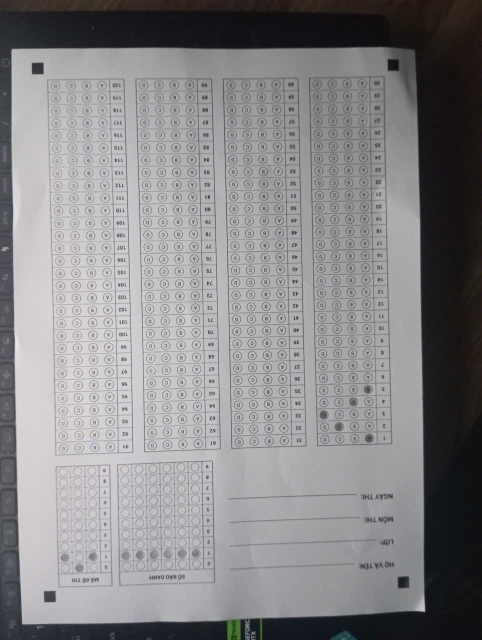
#> input picture resources/images/mau_in/z7951713500135_d9a7672142e883c93373241b8fcc8115.jpg, 963 x 1280 px (shown at 1/2 size); its folder holds only this picture in this run
$ python -i document_aligner.py   (imports and definitions only)
#> lines starting #> are read from the running program, lines starting #| are printed output that depends on the picture; after the words box and inside, x2 and y2 are one past the last pixel; in counts of white or black regions, pixels touching at a corner belong together
### image_processing/alignment/precrop.py
import cv2
import numpy as np
from image_processing.utils.image_utils import to_grayscale
from image_processing.utils.geometry_utils import order_points

def crop_paper_from_background(image, log_txt):
    """
    Tiền-tiền xử lý (Pre-cropping): Dùng 3 vòng bảo vệ Toán học để tìm và cắt tờ giấy khỏi nền.
    - Vòng 1: Bilateral Filter + Auto-Canny (Xử lý nhiễu ánh sáng/hoa văn mặt bàn).
    - Vòng 2: Adaptive Epsilon (Ép buộc approxPolyDP tìm ra 4 góc bằng cách nới lỏng sai số).
    - Vòng 3: Extreme Points (Lấy vỏ bọc Convex Hull và ép 4 điểm Cực Hạn làm 4 góc).
    Nếu tất cả đều thất bại, trả về ảnh gốc (Fallback).
    """
    height, width = image.shape[:2]
    image_area = width * height

    gray = to_grayscale(image)

    # 1. Bilateral Filter: Làm mịn vân gỗ, nhiễu hột nhưng GIỮ LẠI ĐỘ SẮC NÉT của mép giấy
    blurred = cv2.bilateralFilter(gray, 9, 75, 75)

    cv2.imwrite(log_txt.replace(".txt", "_precrop_blurred.jpg"), blurred)

    # Auto-Canny: Tự động căn ngưỡng Canny dựa trên độ chói trung bình của ảnh
    v = np.median(blurred)
    sigma = 0.33
    lower = int(max(0, (1.0 - sigma) * v))
    upper = int(min(255, (1.0 + sigma) * v))
    edges = cv2.Canny(blurred, lower, upper)

    # Dilation để nối liền các nét đứt ở mép giấy
    kernel = cv2.getStructuringElement(cv2.MORPH_RECT, (5, 5))
    edges = cv2.dilate(edges, kernel, iterations=1)

    cnts, _ = cv2.findContours(edges, cv2.RETR_EXTERNAL, cv2.CHAIN_APPROX_SIMPLE)
    cnts = sorted(cnts, key=cv2.contourArea, reverse=True)[:5]

    paper_contour = None

    for c in cnts:
        area = cv2.contourArea(c)
        # Bỏ qua những cụm rác quá nhỏ (< 20% diện tích bức hình)
        if area < image_area * 0.2:
            continue

        peri = cv2.arcLength(c, True)

        # 2. Vòng lặp Ép Góc (Adaptive Epsilon)
        found_4_pts = False
        for eps_ratio in np.arange(0.01, 0.1, 0.01):
            approx = cv2.approxPolyDP(c, eps_ratio * peri, True)
            if len(approx) == 4:
                paper_contour = approx
                found_4_pts = True
                with open(log_txt, "a", encoding="utf-8") as f:
                    f.write(f"[PRE-CROP] Tìm thấy viền giấy hoàn hảo ở sai số epsilon={eps_ratio:.2f}\n")
                break

        if found_4_pts:
            break

        # 3. Chốt chặn Cực Hạn (Convex Hull + Extreme Points Fallback)
        hull = cv2.convexHull(c)
        hull_pts = hull[:, 0, :]

        if len(hull_pts) >= 4:
            rect = np.zeros((4, 2), dtype="float32")
            s = hull_pts.sum(axis=1)
            rect[0] = hull_pts[np.argmin(s)] # Trái-Trên (TL)
            rect[2] = hull_pts[np.argmax(s)] # Phải-Dưới (BR)

            diff = np.diff(hull_pts, axis=1)
            rect[1] = hull_pts[np.argmin(diff)] # Phải-Trên (TR)
            rect[3] = hull_pts[np.argmin(diff)] # Trái-Dưới (BL)

            quad_area = cv2.contourArea(rect)
            if quad_area > image_area * 0.2:
                paper_contour = np.array([rect[0], rect[1], rect[2], rect[3]], dtype="float32").reshape(4, 1, 2)
                with open(log_txt, "a", encoding="utf-8") as f:
                    f.write("[PRE-CROP] Cứu vớt thành công bằng Convex Hull Extreme Points!\n")
                break

    if paper_contour is not None:
        pts = paper_contour.reshape(4, 2).astype("float32")
        rect = order_points(pts)

        (tl, tr, br, bl) = rect
        w1 = np.sqrt(((br[0] - bl[0]) ** 2) + ((br[1] - bl[1]) ** 2))
        w2 = np.sqrt(((tr[0] - tl[0]) ** 2) + ((tr[1] - tl[1]) ** 2))
        maxWidth = max(int(w1), int(w2))

        h1 = np.sqrt(((tr[0] - br[0]) ** 2) + ((tr[1] - br[1]) ** 2))
        h2 = np.sqrt(((tl[0] - bl[0]) ** 2) + ((tl[1] - bl[1]) ** 2))
        maxHeight = max(int(h1), int(h2))

        dst = np.array([
            [0, 0],
            [maxWidth - 1, 0],
            [maxWidth - 1, maxHeight - 1],
            [0, maxHeight - 1]
        ], dtype="float32")

        M = cv2.getPerspectiveTransform(rect, dst)
        warped = cv2.warpPerspective(image, M, (maxWidth, maxHeight))

        with open(log_txt, "a", encoding="utf-8") as f:
            f.write(f"[PRE-CROP] Đã cắt thẳng tờ giấy. Kích thước mới: {maxWidth}x{maxHeight}\n")

        return warped

    with open(log_txt, "a", encoding="utf-8") as f:
        f.write("[PRE-CROP] Thất bại! Kể cả dùng Convex Hull cũng không tìm được viền giấy. Giữ nguyên ảnh gốc.\n")

    return image

### image_processing/utils/image_utils.py
import cv2
import numpy as np

def to_grayscale(image: np.ndarray) -> np.ndarray:
    """Chuyển đổi ảnh sang ảnh xám an toàn, chống lặp lại code ở nhiều nơi."""
    if len(image.shape) == 3:
        return cv2.cvtColor(image, cv2.COLOR_BGR2GRAY)
    return image

### image_processing/alignment/geometric_search.py
import cv2
import numpy as np
import itertools
import tempfile
import os

from image_processing.utils.geometry_utils import angle_between
from image_processing.alignment.ai_helper import get_ai_paper_bounding_box

def _get_debug_paths(debug_dir, debug_prefix):
    if debug_dir and os.path.exists(debug_dir):
        return (os.path.join(debug_dir, f"{debug_prefix}align_debug.txt"),
                os.path.join(debug_dir, f"{debug_prefix}debug_align.jpg"))
    temp_dir = tempfile.gettempdir()
    return (os.path.join(temp_dir, f"{debug_prefix}align_debug.txt"),
            os.path.join(temp_dir, f"{debug_prefix}debug_align.jpg"))

# [23 lines left out: functions _point_to_line_dist, _line_angle_diff, _line_intersection, not called in this run]


def fix_corners(pts, gray, debug_dir=None, debug_prefix=""):
    """
    pts: numpy array shape (4, 2), ordered as TL, TR, BR, BL
    Kiểm tra tứ giác, nếu bị méo (do bắt nhầm góc), tự động suy luận tọa độ và tìm lại góc bị sai.
    Hỗ trợ tự chữa lành tối đa 2 góc.
    """
    log_txt, _ = _get_debug_paths(debug_dir, debug_prefix)

    for attempt in range(2):
        angles = []
        angles.append(angle_between(pts[3], pts[0], pts[1])) # TL
        angles.append(angle_between(pts[0], pts[1], pts[2])) # TR
        angles.append(angle_between(pts[1], pts[2], pts[3])) # BR
        angles.append(angle_between(pts[2], pts[3], pts[0])) # BL

        if min(angles) > 75 and max(angles) < 105:
            return pts

        bad_idx = int(np.argmax(np.abs(np.array(angles) - 90)))

        with open(log_txt, "a", encoding="utf-8") as f:
            f.write(f"\n[GEOMETRIC HEALING] Attempt {attempt+1}. Bad quad detected. Angles: {np.round(angles, 1)}\n")
            f.write(f"Bad corner index: {bad_idx} (Angle: {angles[bad_idx]:.1f})\n")

        prev_idx = (bad_idx - 1) % 4
        next_idx = (bad_idx + 1) % 4
        opp_idx  = (bad_idx + 2) % 4

        P_prev = pts[prev_idx]
        P_next = pts[next_idx]
        P_opp  = pts[opp_idx]

        P_pred = P_prev + P_next - P_opp

        with open(log_txt, "a", encoding="utf-8") as f:
            f.write(f"Predicted coordinate: {P_pred}\n")

        h, w = gray.shape
        r = 250
        sx = int(max(0, P_pred[0] - r))
        ex = int(min(w, P_pred[0] + r))
        sy = int(max(0, P_pred[1] - r))
        ey = int(min(h, P_pred[1] + r))

        roi = gray[sy:ey, sx:ex]
        if roi.size == 0: return pts

        _, roi_thresh = cv2.threshold(roi, 0, 255, cv2.THRESH_BINARY_INV + cv2.THRESH_OTSU)
        roi_thresh = cv2.medianBlur(roi_thresh, 3)

        cnts, _ = cv2.findContours(roi_thresh, cv2.RETR_EXTERNAL, cv2.CHAIN_APPROX_SIMPLE)

        best_pt = None
        min_dist = float('inf')

        for c in cnts:
            area = cv2.contourArea(c)
            if area < 50: continue

            M = cv2.moments(c)
            if M["m00"] == 0: continue
            cx_roi = int(M["m10"] / M["m00"])
            cy_roi = int(M["m01"] / M["m00"])

            cx = sx + cx_roi
            cy = sy + cy_roi

            dist = np.hypot(cx - P_pred[0], cy - P_pred[1])
            if dist < min_dist:
                min_dist = dist
                best_pt = [cx, cy]

        if best_pt is not None:
            pts[bad_idx] = best_pt
            with open(log_txt, "a", encoding="utf-8") as f:
                f.write(f"Healing attempt found contour! Replaced with: {best_pt} (Dist: {min_dist:.1f})\n")
        else:
            with open(log_txt, "a", encoding="utf-8") as f:
                f.write("Healing failed! No suitable contour found in ROI.\n")
            break

    return pts

def find_best_geometric_quad(candidates, image, log_txt, debug_dir=None, debug_prefix="", use_ai=False, debug_img=None):
    """
    Thuật toán Hình Học Tổ Hợp:
    - Lấy top 5 điểm gần 4 góc của ảnh nhất.
    - Duyệt qua mọi tổ hợp 4 góc để chọn ra tứ giác vuông vức nhất và có kích thước góc đều nhất.
    - Nếu có sự tranh chấp (nhiều tổ hợp có điểm tương đương), gọi AI U2Net để tìm Bounding Box và phân xử.
    """
    if len(candidates) < 3:
        return candidates

    height, width = image.shape[:2]
    gray = cv2.cvtColor(image, cv2.COLOR_BGR2GRAY) if len(image.shape) == 3 else image

    tl_pool = sorted(candidates, key=lambda c: np.hypot(c[0] - 0, c[1] - 0))[:5]
    tr_pool = sorted(candidates, key=lambda c: np.hypot(c[0] - width, c[1] - 0))[:5]
    bl_pool = sorted(candidates, key=lambda c: np.hypot(c[0] - 0, c[1] - height))[:5]

    def calculate_quad_score(quad, relaxed=False):
        p_tl, p_tr, p_br, p_bl = quad

        pts = np.array([p_tl[:2], p_tr[:2], p_br[:2], p_bl[:2]], dtype=float)

        angles = [
            angle_between(pts[3], pts[0], pts[1]), # TL
            angle_between(pts[0], pts[1], pts[2]), # TR
            angle_between(pts[1], pts[2], pts[3]), # BR
            angle_between(pts[2], pts[3], pts[0])  # BL
        ]

        if min(angles) < 70 or max(angles) > 110:
            return -1, pts, 0

        # Diện tích của tứ giác tạo bởi 4 điểm này (Càng lớn tức là càng bung ra ngoài mép)
        quad_area = cv2.contourArea(np.array(pts, dtype=np.float32))
        if quad_area < (width * height) * 0.1:
            return -1, pts, 0

        # Kiểm tra độ đồng đều diện tích của 4 CHẤM ĐEN
        areas = sorted([p_tl[2], p_tr[2], p_br[2], p_bl[2]])
        large_areas_ratio = areas[3] / (areas[1] + 1e-6)

        # Ngưỡng tỷ lệ diện tích
        max_ratio = 6.0 if relaxed else 3.0
        if large_areas_ratio > max_ratio:
            return -1, pts, 0

        # Tính điểm phạt
        angle_diff = sum(abs(a - 90) for a in angles) / 4.0
        h_rect = max(np.linalg.norm(pts[3] - pts[0]), np.linalg.norm(pts[2] - pts[1]))
        w_rect = max(np.linalg.norm(pts[1] - pts[0]), np.linalg.norm(pts[2] - pts[3]))
        aspect_ratio = h_rect / (w_rect + 1e-6)
        aspect_penalty_factor = 0.3 if relaxed else 0.5
        aspect_penalty = abs(aspect_ratio - 1.414) * aspect_penalty_factor
        angle_penalty_factor = 0.03 if relaxed else 0.05
        area_penalty_factor = 0.02 if relaxed else 0.05
        penalty_factor = 1.0 - (angle_diff * angle_penalty_factor) - (large_areas_ratio * area_penalty_factor) - aspect_penalty
        if penalty_factor <= 0:
            return -1, pts, 0
        return quad_area * penalty_factor, pts, penalty_factor

    quad_candidates = []
    if len(candidates) >= 4:
        br_pool = sorted(candidates, key=lambda c: np.hypot(c[0] - width, c[1] - height))[:5]
        for p_tl, p_tr, p_bl, p_br in itertools.product(tl_pool, tr_pool, bl_pool, br_pool):
            if len(set([ (p[0], p[1]) for p in [p_tl, p_tr, p_bl, p_br] ])) == 4:
                quad_candidates.append([p_tl, p_tr, p_br, p_bl])

    for p_tl, p_tr, p_bl in itertools.product(tl_pool, tr_pool, bl_pool):
        if len(set([ (p[0], p[1]) for p in [p_tl, p_tr, p_bl] ])) < 3: continue
        pred_br_x = p_tr[0] + p_bl[0] - p_tl[0]
        pred_br_y = p_tr[1] + p_bl[1] - p_tl[1]
        roi_size = 150
        sx = int(max(0, pred_br_x - roi_size))
        ex = int(min(width, pred_br_x + roi_size))
        sy = int(max(0, pred_br_y - roi_size))
        ey = int(min(height, pred_br_y + roi_size))
        roi = gray[sy:ey, sx:ex]
        if roi.size == 0: continue
        _, roi_thresh = cv2.threshold(roi, 0, 255, cv2.THRESH_BINARY_INV + cv2.THRESH_OTSU)
        cnts, _ = cv2.findContours(roi_thresh, cv2.RETR_EXTERNAL, cv2.CHAIN_APPROX_SIMPLE)
        best_tiny = None
        min_dist = float('inf')
        for c in cnts:
            area = cv2.contourArea(c)
            if area < 30 or area > 5000: continue
            x, y, w, h = cv2.boundingRect(c)
            aspect_ratio = float(w) / h if h != 0 else 0
            extent = area / float(w * h)
            if 0.5 <= aspect_ratio <= 2.0 and extent > 0.5:
                M = cv2.moments(c)
                if M["m00"] != 0:
                    cx = sx + int(M["m10"] / M["m00"])
                    cy = sy + int(M["m01"] / M["m00"])
                    dist = np.hypot(cx - pred_br_x, cy - pred_br_y)
                    if dist < min_dist:
                        min_dist = dist
                        best_tiny = (cx, cy, area)
        if best_tiny:
            quad_candidates.append([p_tl, p_tr, best_tiny, p_bl])
        else:
            # Tự động nội suy góc thứ 4 để tạo thành hình bình hành
            quad_candidates.append([p_tl, p_tr, (pred_br_x, pred_br_y, 0), p_bl])

    valid_quads = []
    for quad in quad_candidates:
        score, pts, pf = calculate_quad_score(quad, relaxed=False)
        if score > 0:
            valid_quads.append({'quad': quad, 'pts': np.array(pts, dtype=np.float32), 'score': score, 'pf': pf})

    if len(valid_quads) > 0:
        valid_quads.sort(key=lambda x: x['score'], reverse=True)
        best = valid_quads[0]
        best_quad_area = cv2.contourArea(best['pts'])

        # Fast Search chỉ thành công nếu tứ giác đạt độ tin cậy hình học cao (không bị méo mó quá nhiều)
        # Nếu penalty_factor < 0.75, có thể là nó đang bắt nhầm bong bóng bên trong do ảnh bị chụp nghiêng (Perspective Zoom)
        if best_quad_area > (width * height) * 0.2 and best['pf'] > 0.75:
            with open(log_txt, "a", encoding="utf-8") as f:
                f.write(f"[GEOMETRIC SEARCH] Tìm thấy bằng FAST SEARCH: Score={best['score']:.0f}, PenaltyFactor={best['pf']:.2f}\n")
            return best['quad']

    with open(log_txt, "a", encoding="utf-8") as f:
        f.write("[GEOMETRIC SEARCH] Fast Search thất bại hoặc bị bóp méo hình học. Kích hoạt ROBUST SEARCH...\n")

    quad_candidates_robust = []
    for p_tl, p_tr, p_bl in itertools.product(tl_pool, tr_pool, bl_pool):
        if len(set([ (p[0], p[1]) for p in [p_tl, p_tr, p_bl] ])) < 3: continue

        pred_br_x = p_tr[0] + p_bl[0] - p_tl[0]
        pred_br_y = p_tr[1] + p_bl[1] - p_tl[1]

        sx = int(max(0, min(p_tr[0], p_bl[0]) - 150))
        sy = int(max(0, min(p_tr[1], p_bl[1]) - 150))
        ex = width
        ey = height
        if debug_img is not None:
            cv2.rectangle(debug_img, (sx, sy), (ex, ey), (0, 255, 255), 2)
        roi = gray[sy:ey, sx:ex]

        found_robust = False
        if roi.size > 0:
            _, roi_thresh = cv2.threshold(roi, 0, 255, cv2.THRESH_BINARY_INV + cv2.THRESH_OTSU)
            cnts, _ = cv2.findContours(roi_thresh, cv2.RETR_EXTERNAL, cv2.CHAIN_APPROX_SIMPLE)
            for c in cnts:
                area = cv2.contourArea(c)
                if area < 20 or area > 20000: continue
                x, y, w, h = cv2.boundingRect(c)
                aspect_ratio = float(w) / h if h != 0 else 0
                extent = area / float(w * h)
                if 0.3 <= aspect_ratio <= 3.0 and extent > 0.3:
                    M = cv2.moments(c)
                    if M["m00"] != 0:
                        cx = sx + int(M["m10"] / M["m00"])
                        cy = sy + int(M["m01"] / M["m00"])
                        if np.hypot(cx - p_tl[0], cy - p_tl[1]) < 100: continue
                        if np.hypot(cx - p_tr[0], cy - p_tr[1]) < 100: continue
                        if np.hypot(cx - p_bl[0], cy - p_bl[1]) < 100: continue
                        quad_candidates_robust.append([p_tl, p_tr, (cx, cy, area), p_bl])
                        found_robust = True

        if not found_robust:
            # Tự động nội suy góc thứ 4 cho ROBUST SEARCH
            quad_candidates_robust.append([p_tl, p_tr, (pred_br_x, pred_br_y, 0), p_bl])

    valid_quads_robust = []
    for quad in quad_candidates_robust:
        score, pts, pf = calculate_quad_score(quad, relaxed=True)
        if score > 0:
            valid_quads_robust.append({'quad': quad, 'pts': np.array(pts, dtype=np.float32), 'score': score, 'pf': pf})

    if len(valid_quads_robust) == 0:
        with open(log_txt, "a", encoding="utf-8") as f:
            f.write("[GEOMETRIC SEARCH] ROBUST SEARCH không tìm thấy góc phù hợp!\n")
        return []

    valid_quads_robust.sort(key=lambda x: x['score'], reverse=True)
    top_candidates = valid_quads_robust[:3]
    if len(top_candidates) == 1:
        with open(log_txt, "a", encoding="utf-8") as f:
            f.write(f"[GEOMETRIC SEARCH] Tìm thấy bằng ROBUST SEARCH: {top_candidates[0]['score']:.2f}\n")
        return top_candidates[0]['quad']

    if not use_ai:
        with open(log_txt, "a", encoding="utf-8") as f:
            f.write(f"[GEOMETRIC SEARCH] TRANH CHẤP: Có {len(top_candidates)} ứng cử viên nhưng AI bị tắt.\n")
        return top_candidates[0]['quad']

    with open(log_txt, "a", encoding="utf-8") as f:
        f.write(f"[GEOMETRIC SEARCH] TRANH CHẤP: Có {len(top_candidates)} ứng cử viên. Gọi AI Silueta!\n")

    bbox = get_ai_paper_bounding_box(image, log_txt, debug_prefix)
    if bbox is not None:
        bx, by, bw, bh = bbox
        best_ai_score = -999999
        best_quad = None
        for cand in top_candidates:
            pts = cand['pts']
            ai_score = 0
            ai_corners = [np.array([bx, by]), np.array([bx + bw, by]), np.array([bx + bw, by + bh]), np.array([bx, by + bh])]
            for i, pt in enumerate(pts):
                dist = np.linalg.norm(np.array([pt[0], pt[1]]) - ai_corners[i])
                ai_score -= dist
            with open(log_txt, "a", encoding="utf-8") as f:
                f.write(f" - Ứng cử viên {pts.tolist()}: BaseScore={cand['score']:.0f}, AI_Score={ai_score:.1f}\n")
            if ai_score > best_ai_score:
                best_ai_score = ai_score
                best_quad = cand['quad']
        with open(log_txt, "a", encoding="utf-8") as f:
            f.write(f"[GEOMETRIC SEARCH] AI đã chọn xong tổ hợp có AI_Score cao nhất: {best_ai_score:.1f}\n")

        # LƯU ẢNH LOG CHO AI NẾU CÓ ẢNH GỐC
        if image is not None:
            debug_img = image.copy()
            # Vẽ Bounding Box của AI (Màu Đỏ, nét vẽ 4 để dễ nhìn)
            cv2.rectangle(debug_img, (bx, by), (bx+bw, by+bh), (0, 0, 255), 4)

            # Vẽ Tổ hợp góc tốt nhất AI đã chọn (Màu Xanh lá)
            if best_quad:
                pts_draw = np.array([pt[:2] for pt in best_quad], dtype=np.int32).reshape((-1, 1, 2))
                cv2.polylines(debug_img, [pts_draw], True, (0, 255, 0), 3)
                for pt in best_quad:
                    cv2.circle(debug_img, (int(pt[0]), int(pt[1])), 10, (0, 255, 0), -1)

            if debug_dir and os.path.exists(debug_dir):
                ai_debug_path = os.path.join(debug_dir, f"{debug_prefix}ai_box.jpg")
            else:
                ai_debug_path = os.path.join(tempfile.gettempdir(), f"{debug_prefix}ai_box.jpg")
            cv2.imwrite(ai_debug_path, debug_img)

            with open(log_txt, "a", encoding="utf-8") as f:
                f.write(f"[GEOMETRIC SEARCH] Đã xuất ảnh debug AI Box ra: {ai_debug_path}\n")

        return best_quad
    else:
        with open(log_txt, "a", encoding="utf-8") as f:
            f.write(f"[GEOMETRIC SEARCH] Fallback dùng tổ hợp đầu tiên do AI trả về None.\n")

    # Fallback nếu AI lỗi hoặc không có file
    return top_candidates[0]['quad']

### image_processing/utils/geometry_utils.py
import numpy as np

def order_points(pts):
    """Sắp xếp 4 điểm theo thứ tự: Top-Left, Top-Right, Bottom-Right, Bottom-Left."""
    rect = np.zeros((4, 2), dtype="float32")
    s = pts.sum(axis=1)
    rect[0] = pts[np.argmin(s)]
    rect[2] = pts[np.argmax(s)]
    diff = np.diff(pts, axis=1)
    rect[1] = pts[np.argmin(diff)]
    rect[3] = pts[np.argmax(diff)]
    return rect

def angle_between(p1, p2, p3):
    """Tính góc tại p2, bởi 2 vector p2->p1 và p2->p3 (trả về độ)"""
    v1 = p1 - p2
    v2 = p3 - p2
    norm1 = np.linalg.norm(v1)
    norm2 = np.linalg.norm(v2)
    if norm1 == 0 or norm2 == 0:
        return 0.0
    cosine_angle = np.dot(v1, v2) / (norm1 * norm2)
    cosine_angle = np.clip(cosine_angle, -1.0, 1.0)
    return np.degrees(np.arccos(cosine_angle))

### image_processing/alignment/document_aligner.py
"""
Module căn chỉnh tài liệu (Document Alignment).
Chứa toàn bộ logic tìm 4 điểm neo, bẻ phẳng ảnh (Perspective Transform),
cắt giấy khỏi nền và chữa lành góc bị sai.
"""
import cv2
import numpy as np
import os
import glob
import tempfile

from image_processing.utils.image_utils import to_grayscale
from image_processing.utils.geometry_utils import order_points, angle_between

from image_processing.alignment.ai_helper import get_ai_paper_bounding_box
from image_processing.alignment.precrop import crop_paper_from_background
from image_processing.alignment.geometric_search import _get_debug_paths, fix_corners, find_best_geometric_quad

# [225 lines left out: functions clear_ai_cache, align_document, not called in this run]

>>> import cv2
>>> picture = cv2.imread('../../resources/images/mau_in/z7951713500135_d9a7672142e883c93373241b8fcc8115.jpg')
#> picture is the input picture: shape (1280, 963, 3); mean B, G, R 136, 134.4, 135.3
>>> result = align_document(picture)
#> in crop_paper_from_background, `v = np.median(blurred)`: v = 159
#> in crop_paper_from_background, `lower = int(max(0, (1.0 - sigma) * v))`: lower = 106
#> in crop_paper_from_background, `upper = int(min(255, (1.0 + sigma) * v))`: upper = 211
#> in crop_paper_from_background, `edges = cv2.Canny(blurred, lower, upper)`:
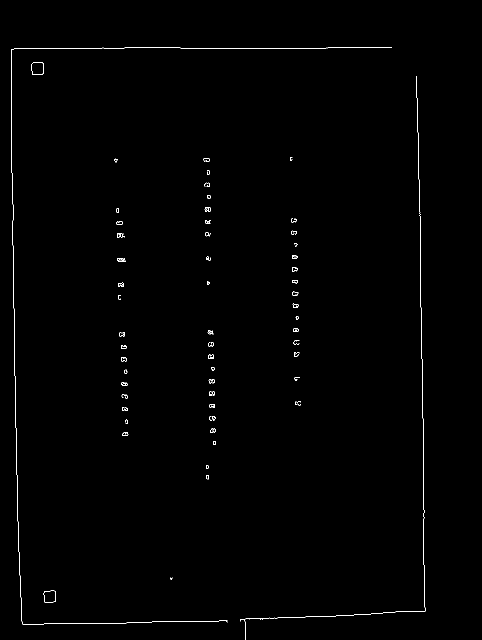
#> edges: shape (1280, 963) (shown at 1/2 size); 0.47% white in thin lines or dots, all inside (x1, y1, x2, y2) = (22, 94, 851, 1280)
#> in crop_paper_from_background, `edges = cv2.dilate(edges, kernel, iterations=1)`:
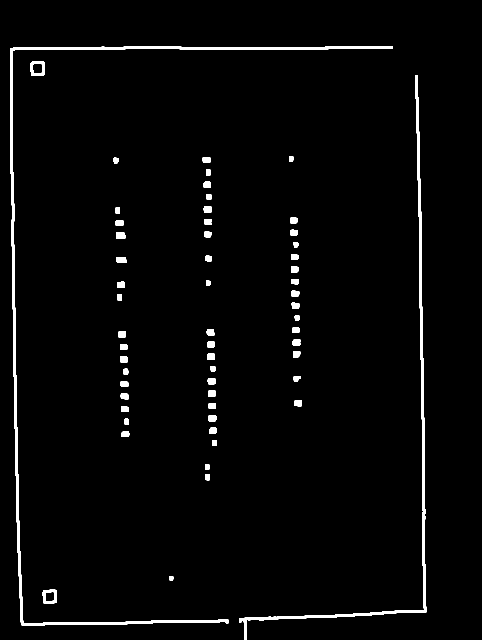
#> edges: shape (1280, 963) (shown at 1/2 size); 2.3% white; 57 white regions
#> in crop_paper_from_background, `cnts, _ = cv2.findContours(edges, cv2.RETR_EXTERNAL, cv2.CHAIN_APPROX_..`: cnts = 57 contours; largest, box (x1, y1, x2, y2) and area: (20, 92, 786, 1251) 9515, (478, 150, 853, 1280) 6184, (61, 123, 90, 151) 740, (85, 1179, 114, 1207) 714, (233, 514, 253, 526) 201
#> in crop_paper_from_background, `cnts = sorted(cnts, key=cv2.contourArea, reverse=True)[:5]`: cnts = 5 contours; box (x1, y1, x2, y2) and area: (20, 92, 786, 1251) 9515, (478, 150, 853, 1280) 6184, (61, 123, 90, 151) 740, (85, 1179, 114, 1207) 714, (233, 514, 253, 526) 201
#> (the rest of the program and of its run is left out)
